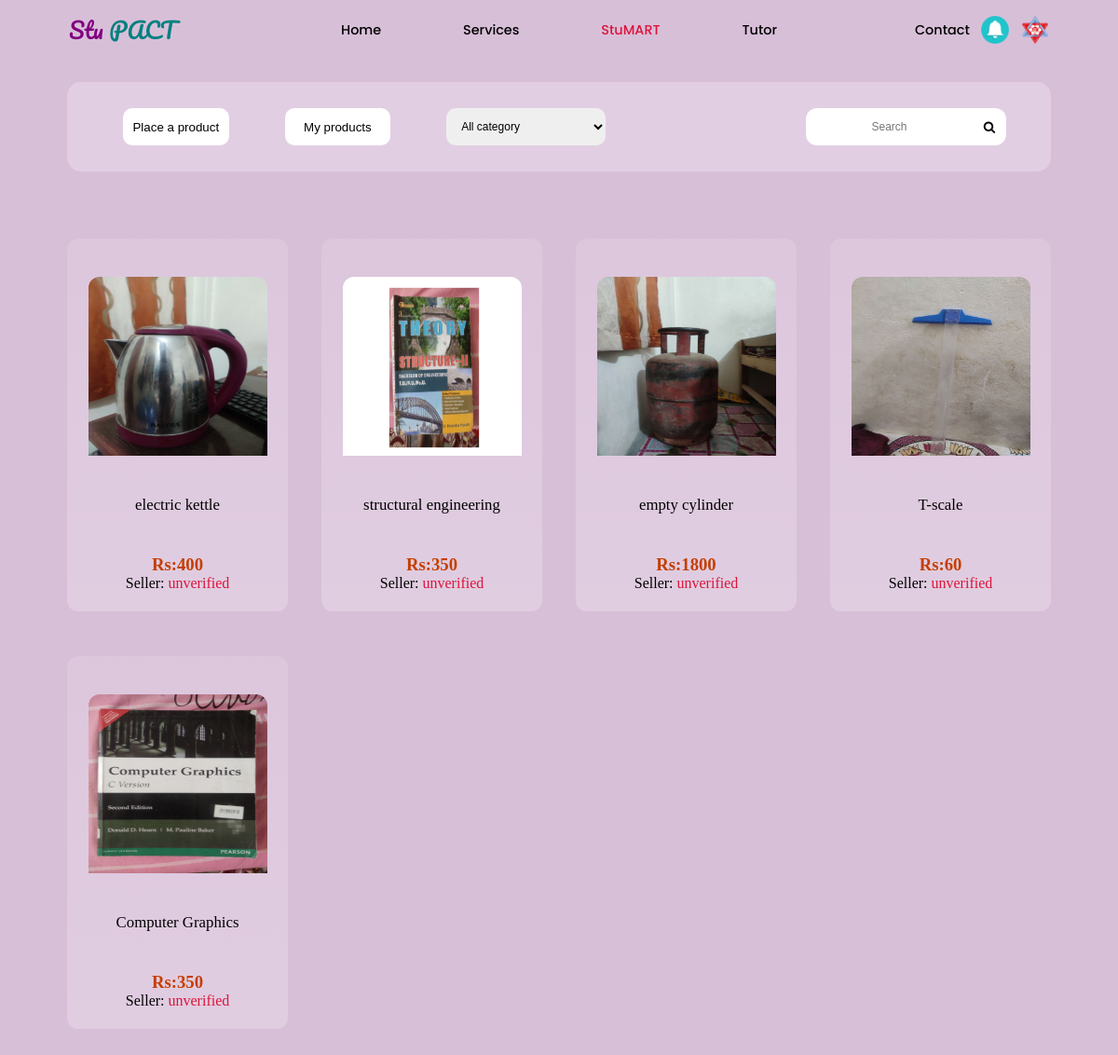
The app's page /stumart (signed in), older data.
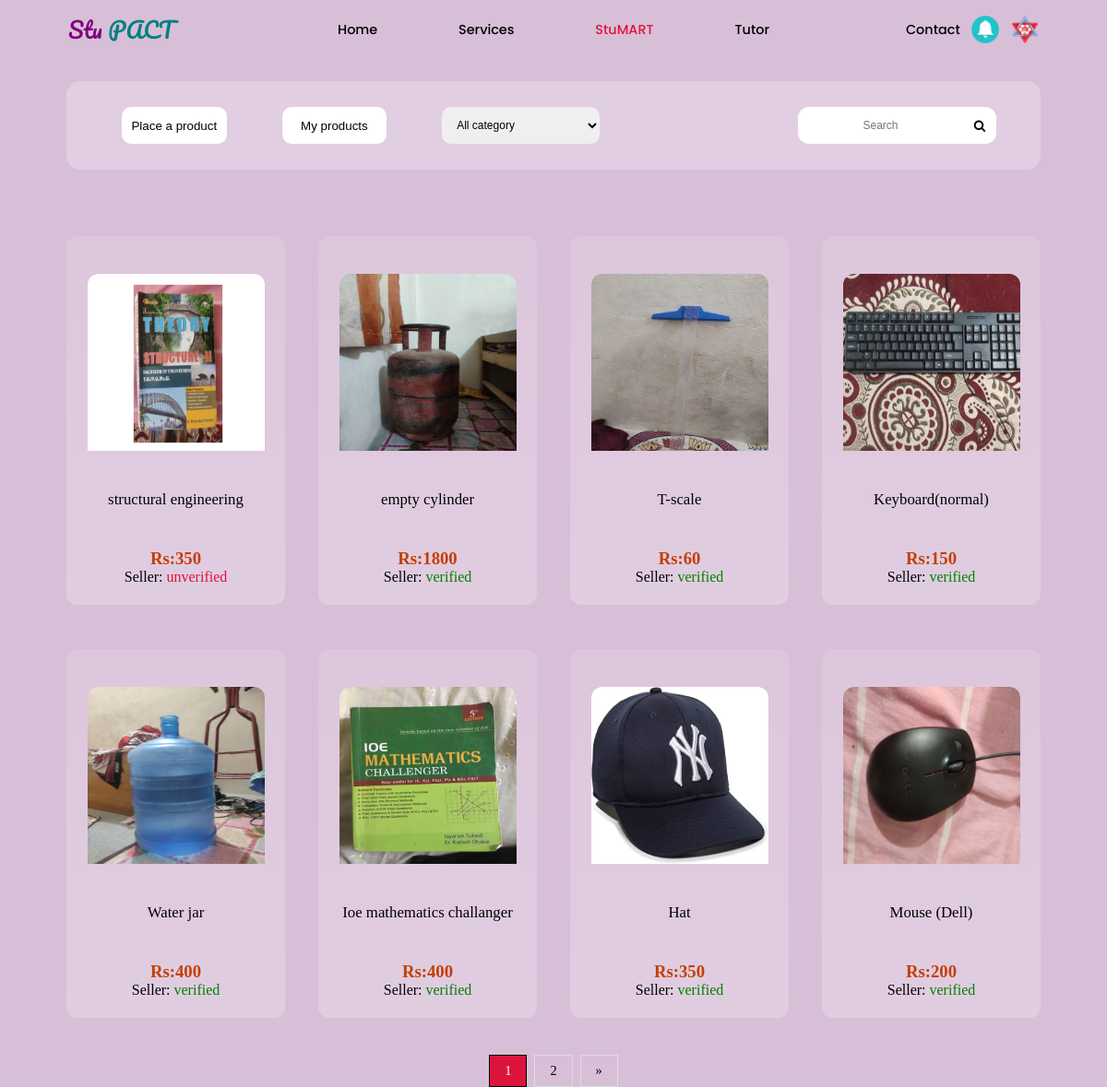
The same page, newer data.
### dataforstupact/models.py (models this page shows)
class stumartmodel(models.Model):
    id=models.UUIDField(primary_key=True,default=uuid.uuid4)
    title=models.CharField(max_length=30,blank=True)
    username=models.CharField(max_length=30)
    image=models.ImageField(upload_to="stumart/products/",blank=True)
    price=models.IntegerField(default=0)
    details=models.TextField(blank=True)
    category=models.CharField(max_length=30,default="other")
    time=models.DateTimeField(auto_now_add=True,blank=True)
    verify=models.BooleanField(default=False,blank=True)

### stupact/views.py (the view)
# urls.py: path('stumart',views.stumartfunc,name="stumart"),
def stumartfunc(request):
    variable=stumartmodel.objects.all()
    user=mymodel.objects.get(username=request.session["Username"])
    if len(user.phonenumber)<10 or len(user.first_name)<3 or len(user.last_name)<3:
        check=1
    else:
        check=0
    data=list()
    if request.method=="POST":
        value=request.POST.get("search")
        allobj=[i.title for i in variable]
        allobj2=[i for i in allobj if i[0:len(value)]==value]
        variable=[i for i in variable if i.title in allobj2 ]
    for i in variable:
        if i.username!=request.session["Username"] and i.verify == False:
            temp=dict()
            temp["id"]=i.id
            temp["verify"]=mymodel.objects.get(username=i.username).verified
            temp["username"]=i.username
            temp["title"]=i.title
            temp["image"]=i.image
            temp["price"]=i.price
            temp["discription"]=i.details
            temp["time"]=timeagofunc(i.time)
            data.append(temp)
    paginate=Paginator(data,8)
    pageno=request.GET.get("page")
    page=paginate.get_page(pageno)
    data2={
        "itemlist":page,
        "category":"all",
        "check":check,
        "count":range(1,paginate.num_pages+1)
    }
    return render(request,"stumart.html",data2)

### stupact/views.py (called while the page is built)
def timeagofunc(time):
            today = datetime.now(timezone.utc)
            diff=today-time
            diff=str(diff).split(':')
            diff=[i[0:2] for i in diff]
            times=["secs","mins","hrs","days","months","years"]
            ans=""
            try:
                diff.remove('0')
                diff.remove('00')
            except:
                pass
            ans=diff[0]+times[len(diff)-1]
            return(ans)

### templates/stumart.html
{% include 'navbar.html' %}
{% include "stumart/topbar.html" %}
<section class="items">
    {% for i in itemlist %}
    <div  onclick="location.href='{% url "productinfo" i.id %}'" class="singleitem" style="position:relative;">
        <img style="height:16vw;width:16vw;margin-top:2.5vh;border-radius:12px 12px 0px 0px;" src="/media/{{i.image}}">
        <p style="font-family:Patrick Hand;font-size: 1.4vw;font-family:Roboto-Regular;">{{i.title}}</p>
        <div id="details">
        <h3 style="color:rgb(196, 62, 0);">Rs:{{i.price}}</h3>
        <p>Seller:
            {% if i.verify == False %}<span style="color:crimson;">unverified</span>
            {% else %}
            <span style="color:green;">verified</p>
                {% endif %}
        </p>
    </div>
    </div>
    {% endfor %}
</section>
</main>
{% include "stumart/paginate.html" %}
<br><br><br>
</body>
</html>

Row changes from the older to the newer data that the page shows:
no longer on this page (row edited): stumartmodel: image (picture), title "electric kettle"
removed stumartmodel: image (picture), title "Computer Graphics"
added stumartmodel: image (picture), title "Keyboard(normal)"
added stumartmodel: image (picture), title "Water jar"
added stumartmodel: image (picture), title "Ioe mathematics challanger"
added stumartmodel: image (picture), title "Hat"
added stumartmodel: image (picture), title "Mouse (Dell)"
Text that changed along with them:
list line gone: "unverified"
new list line: "verified"
new list line: "Rs: 150 Seller: verified"
new list line: "Rs: 400 Seller: verified"
new list line: "Rs: 350 Seller: verified"
new list line: "Rs: 200 Seller: verified"
new list line: "1"
new list line: "2"
list line gone: "Rs: 400 Seller: unverified"
list line gone: "Rs: 350 Seller: unverified"
